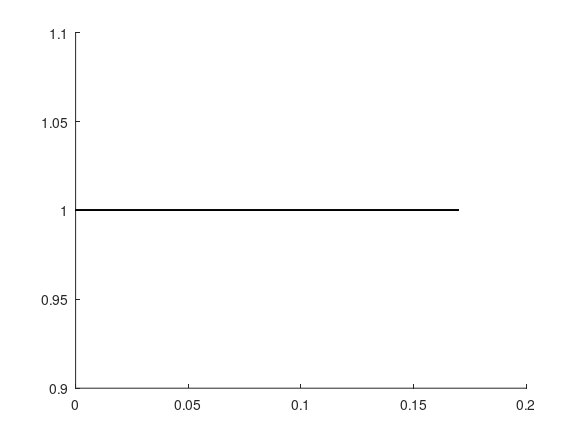

This figure's MATLAB source: (Note: this script raises an error after producing the figure.)
%=============================================================================
% Copyright (c) 2016-present Allan CORNET (Nelson)
%=============================================================================
% This file is part of Nelson.
%=============================================================================
% LICENCE_BLOCK_BEGIN
% SPDX-License-Identifier: LGPL-3.0-or-later
% LICENCE_BLOCK_END
%=============================================================================
% <--ADV-CLI MODE-->
%=============================================================================
% Creating many objects in a loop must stay roughly linear. The per-attach full
% axes recompute (a rescan of every sibling) made this O(N^2): ~1000 patches
% used to take tens of seconds. With the deferred recompute it is a fraction of
% a second, so a generous wall-clock bound catches an O(N^2) regression without
% being flaky.
%=============================================================================
reset(groot());
%=============================================================================
f = figure('Visible', 'off');
ax = axes('Parent', f);
hold(ax, 'on');
N = 1000;
x = [0; 0.17; 0.17; 0];
y = ones(4, 1);
z = [0; 0; 0.17; 0.17];
tic();
for k = 1:N
  patch(x, y, z, 'y');
end
elapsed = toc();
asserts.istrue(elapsed < 15);
%=============================================================================
% All children are present and the limits recompute once, correctly.
asserts.isequal(numel(get(ax, 'Children')), N);
drawnow();
asserts.isequal(numel(get(ax, 'Children')), N);
close(f);
%=============================================================================
